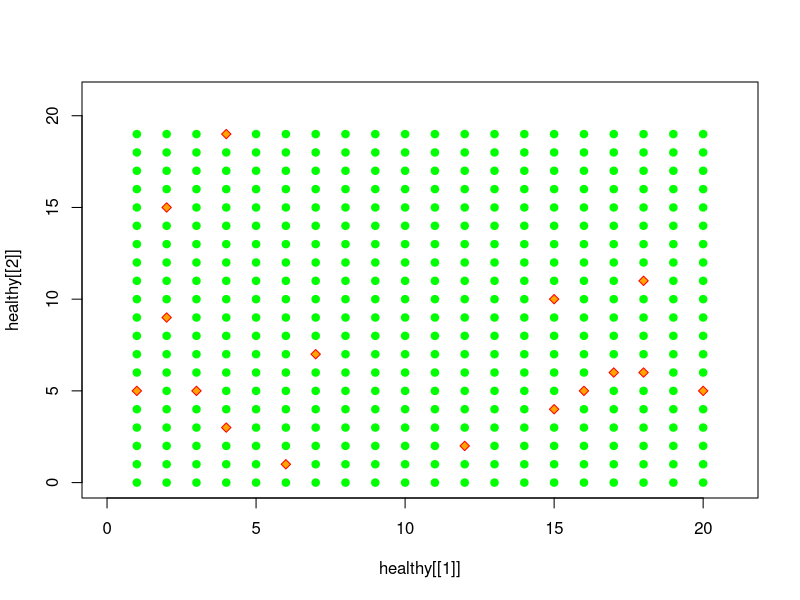
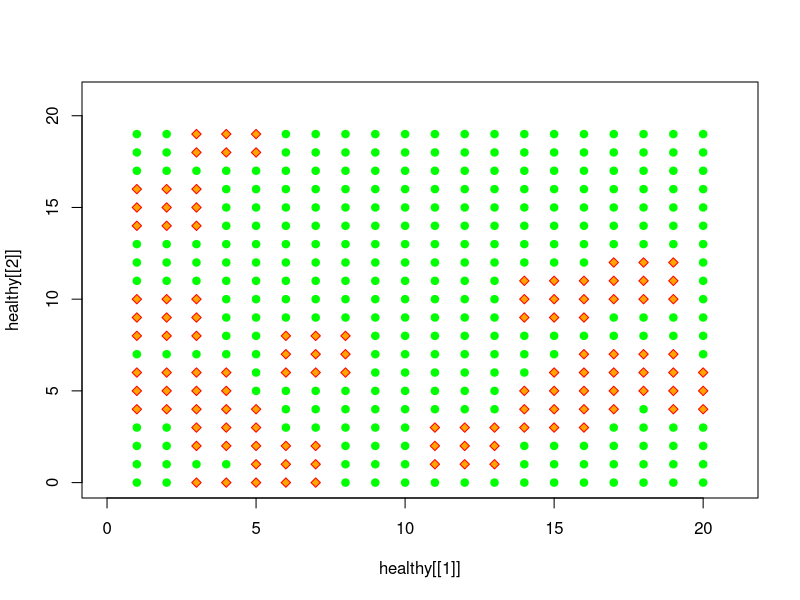
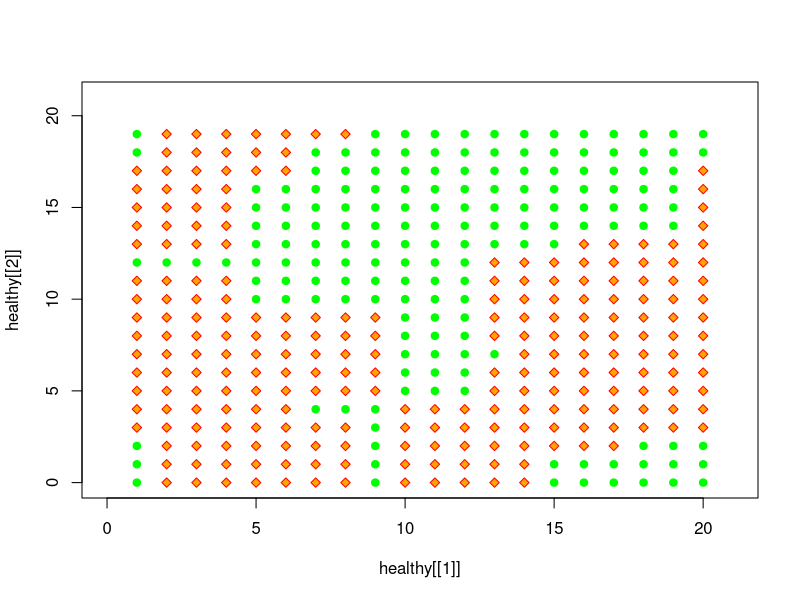
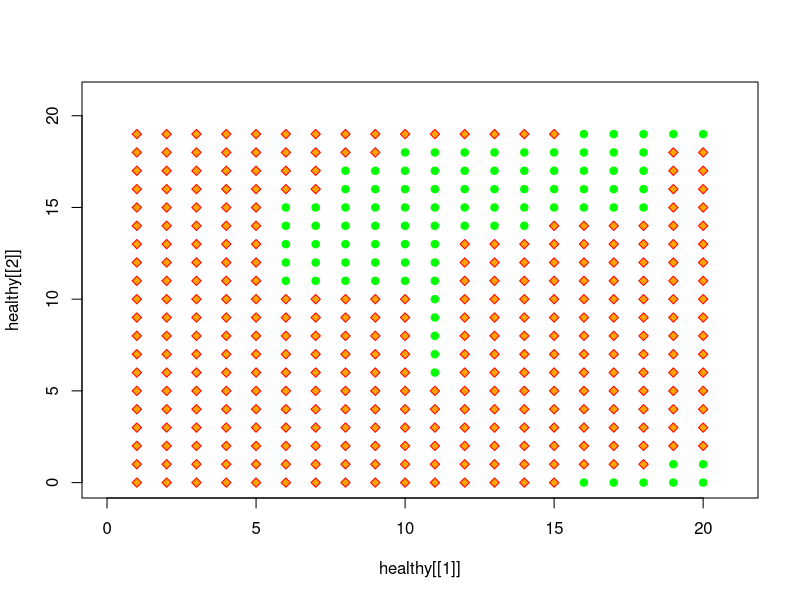
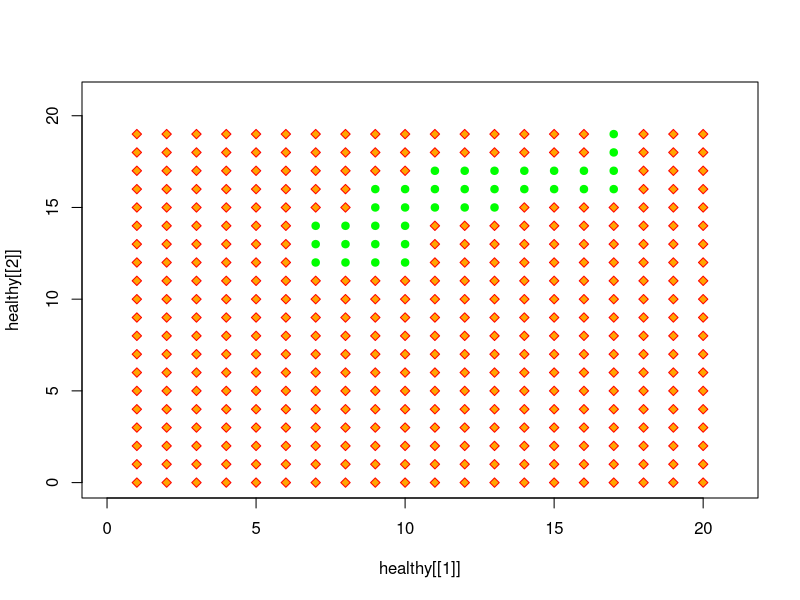
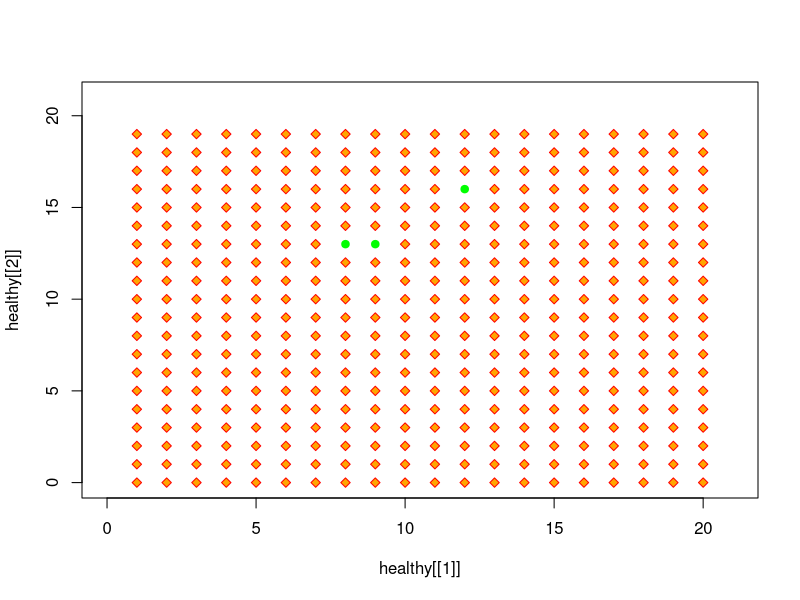
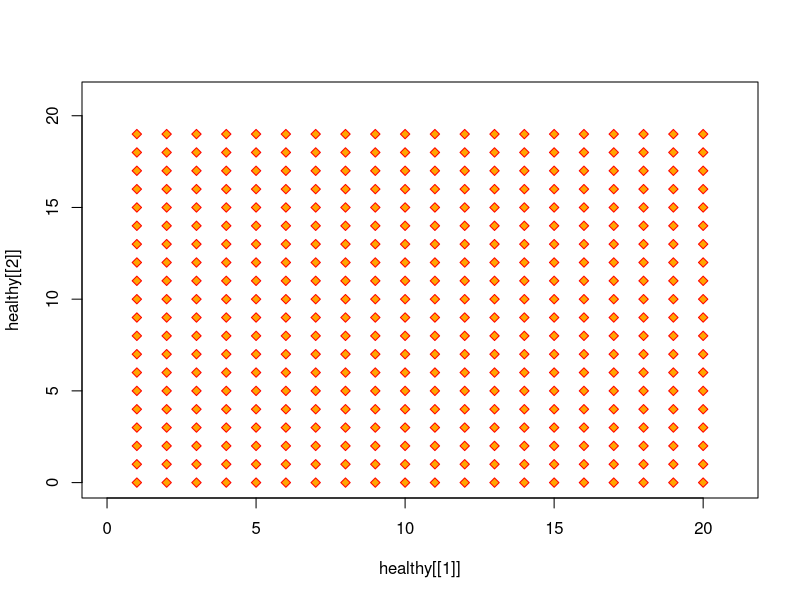
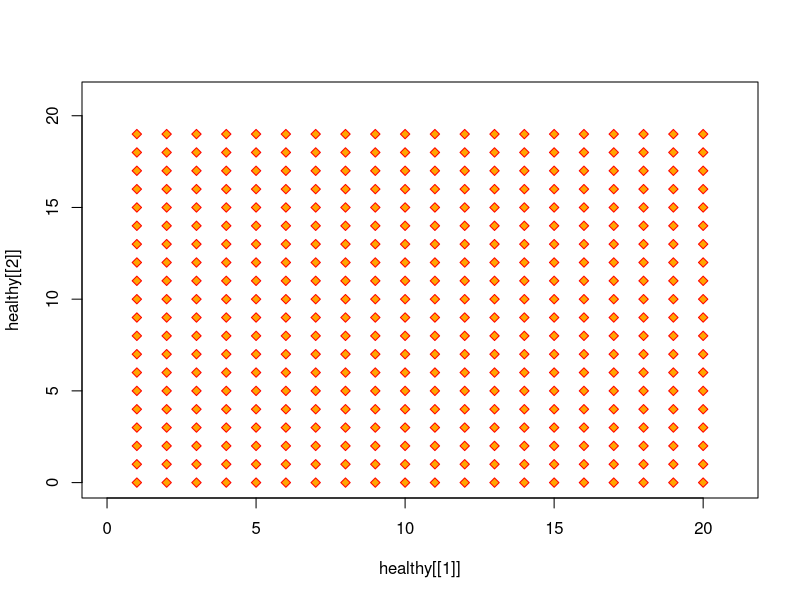

The R source for these figures, in order:
HEALTHY = 0
INFECTEDA1 = 1
INFECTEDA2 = 2
DEAD = 3
numberOfA2 = 5
responseTime  = 4*7 #4 weeks
responseTimeGrid <- array(numeric(), c(0,0))

HIV = function(n, probHIV, probInfect, probReplace, t) {
  # FIRE simulation
  body= initBody( n, probHIV)
  responseTimeGrid <<- body * responseTime
  
  grids = array(dim=c(n,n,t+1))

  
  grids[,,1] = body
  responseTimeGrid <<- periodicLat(responseTimeGrid)
  for (i in 2:(t+1)) {
    bodyExtended = periodicLat(body)
    
    body = applyExtended(bodyExtended, probInfect, probReplace)
    grids[,,i] = body
  }
  
  return(grids)
}

applyExtended = function(latExt, probInfect, probReplace) {
  
  # APPLYEXTENDED - Function to apply 
  # spread() to every interior
  # site of square array latExt and to return the resulting array
  n = nrow(latExt) - 2
  newmat = matrix(c(rep(0,n*n)), nrow = n)
  for (j in 2:(n + 1)) {
    for (i in 2:(n + 1)) {
      site = latExt[i, j]
      N = latExt[i - 1, j]
      NE = latExt [i-1, j+1]
      NW = latExt[i-1, j-1]
      E = latExt[i, j + 1]
      S = latExt[i + 1, j]
      W = latExt[i, j - 1]
      SW = latExt[i+1, j-1]
      SE = latExt[i+1, j+1]
      newmat[i-1, j-1] = spread(site, N, NE, NW, E, S, W, SW, SE, probInfect, probReplace, i, j)
    }
  }
  return(newmat)
}

initBody = function( n, probHIV ){
  #INITBODY returns an n-by-n grid of values?\
  # HEALTHY (healthy cell), 
  # INFECTEDA1 (infected cell), or INFECTEDA2 (infected cell), or DEAD (dead cell)
  # Pre:	n is the size (number of rows or columns) of the square grid and is positive.
  # 	probHIV is the probability that a cell is initially infected 
  # Post:	 A grid as described above was returned.

  # 1 where infected
  infected = matrix(runif(n^2) < probHIV,nrow=n,ncol=n)
  # 1 where healthy
  healthy = 1 - infected

  body =  healthy * HEALTHY + infected * INFECTEDA1
  
  return (body)
}

periodicLat = function(lat) {
  # PERIODICLAT returns extended lattice
  extendRows = rbind(lat[nrow(lat),],lat,lat[1,])
  extlat = cbind(extendRows[,ncol(extendRows)],extendRows,extendRows[,1])
  return(extlat)
}

pointsForGrid = function(grid,val) {
  # Helper function for showGraphs
  # Pre: grid is a square grid
  #       val is a possible element value
  # Pre: The function has returnd a list of xcoords and ycoords,
  #      coordinates of cells that have value val.
  #      To match matrix values, the rows are reversed.
  xcoords = vector()
  ycoords = vector()
  for (row in 1:nrow(grid)) {
    for (col in 1:ncol(grid)) {
      if (grid[row,col] == val) {
        xcoords[length(xcoords)+1] = col
        ycoords[length(ycoords)+1] = nrow(grid) - row
      }
    }
  }
  return(list(xcoords,ycoords))
}

showGraphs = function(graphList, n) {
  # SHOWGRAPHS - Function to perform animation of grids in graphList
  m = dim(graphList)[3]
  for (k in 1:m) {
    g = graphList[,,k]
    healthy = pointsForGrid(g, HEALTHY)
    infecteda1 = pointsForGrid(g,INFECTEDA1)
    infecteda2 = pointsForGrid(g,INFECTEDA2)
    dead = pointsForGrid(g,DEAD)
    plot(healthy[[1]],healthy[[2]],pch=19,col="green",
         xlim=c(0,n+1),ylim=c(0,n+1))
    points(infecteda1[[1]],infecteda1[[2]],col="red",pch=23,bg="orange")
    points(infecteda2[[1]],infecteda2[[2]],col="red",pch=23,bg="purple")
    points(dead[[1]],dead[[2]],col="red",pch=23,bg="black")
    Sys.sleep(0.2)
  }
}

spread = function(site, N, NE, NW, E, S, W, SW, SE, probInfect, probReplace, i, j) {
  # SPREAD - Function to return the value of a site
  # at the next time step
  
  if (site == HEALTHY){
    #if site is healthy and has one A1 neighbor, cell becomes infected
    if(N == INFECTEDA1 || NE == INFECTEDA1 || NW == INFECTEDA1 || E == INFECTEDA1 || S == INFECTEDA1 || W == INFECTEDA1 || SW == INFECTEDA1 || SE == INFECTEDA1)
    {
      newSite = INFECTEDA1
      responseTimeGrid[i, j] <<- responseTime
    }
    else if(N+NE+NW+E+W+S+SW+SE > numberOfA2 * 2){
      newSite = INFECTEDA1
      responseTimeGrid[i, j] <<- responseTime
    }
    else if(runif(1) < probInfect){
      newSite = INFECTEDA1
      responseTimeGrid[i, j] <<- responseTime
    }
    else{
      newSite = HEALTHY
      responseTimeGrid[i, j] <<- 0
    }
  }
  else if (site == INFECTEDA1){
    #check to see if responseTime has passed for this cell
    if(responseTimeGrid[i, j] == 0){
      newSite = INFECTEDA2
    }else{
      responseTimeGrid[i, j] <<- responseTimeGrid[i, j] - 1
      newSite = INFECTEDA1
    }
  }
  else if (site == INFECTEDA2) {
    newSite = DEAD
    responseTimeGrid[i, j] <<- 0
  }
  else if (site == DEAD) {
    if(runif(1) < probReplace){
      newSite = HEALTHY
      responseTimeGrid[i, j] <<- 0
    }else{
      newSite = DEAD
      responseTimeGrid[i, j] <<- 0
    }
  }
  return(newSite)
}


### TESTING ###

## test grids = HIV(n, probHIV, probInfect, probReplace, t)
grids = HIV(20, .05, 0.00001, 0.99, 50)
showGraphs(grids, 20)
